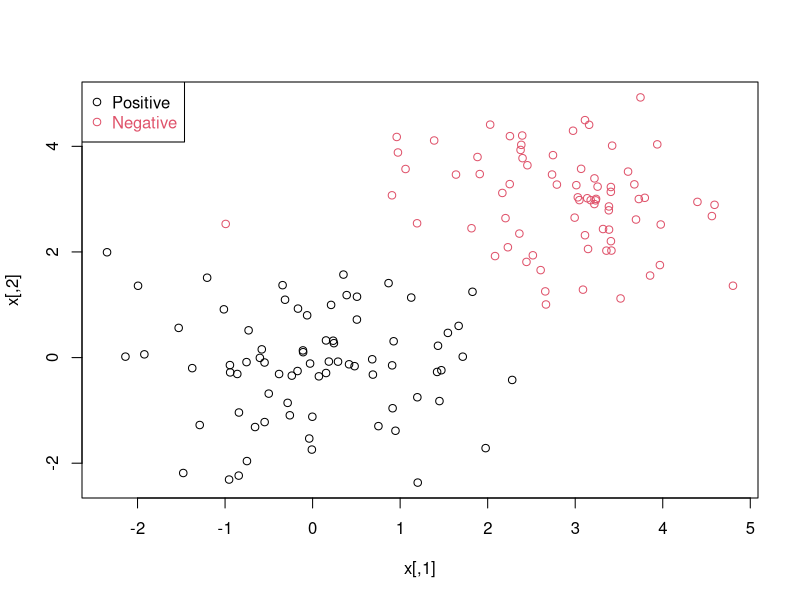
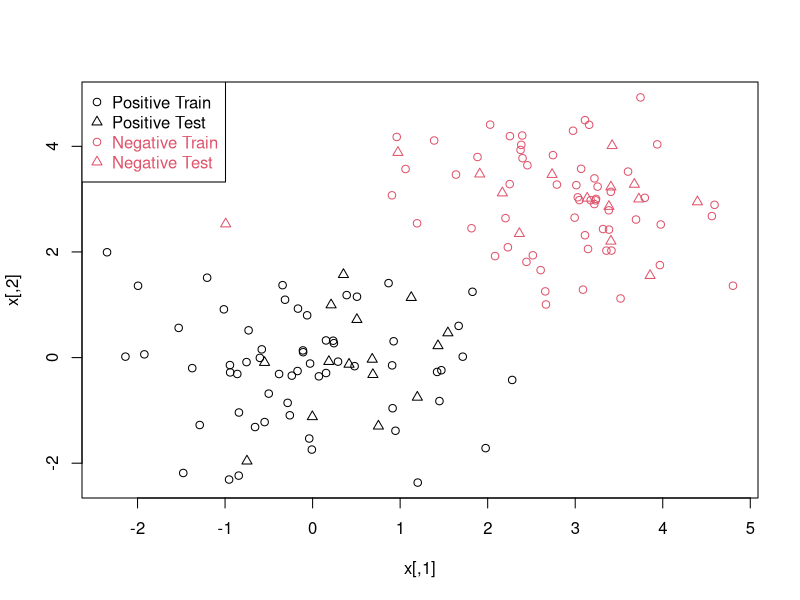

The R script that drew these images, in order:

# setting variables
n <- 150 # number of data points
p <- 2 # dimension
sigma <- 1 # variance of the distribution
meanpos <- 0 # centre of the distribution of positive examples
meanneg <- 3 # centre of the distribution of negative examples
npos <- round(n/2) # number of positive examples
nneg <- n-npos # number of negative examples

# Generate the positive and negative examples
xpos <- matrix(rnorm(npos*p,mean=meanpos,sd=sigma),npos,p)
xneg <- matrix(rnorm(nneg*p,mean=meanneg,sd=sigma),npos,p)
x <- rbind(xpos,xneg)

# Generate the labels
y <- matrix(c(rep(1,npos),rep(-1,nneg)))

# Visualize the data
plot(x,col=ifelse(y>0,1,2))
legend("topleft",c('Positive','Negative'),col=seq(2),pch=1,text.col=seq(2))

# training the data
ntrain <- round(n*0.8) # number of training examples
tindex <- sample(n,ntrain) # indices of training samples
xtrain <- x[tindex,]
xtest <- x[-tindex,]
ytrain <- y[tindex]
ytest <- y[-tindex]
istrain=rep(0,n)
istrain[tindex]=1

# Visualize
plot(x,col=ifelse(y>0,1,2),pch=ifelse(istrain==1,1,2))
legend("topleft",c('Positive Train','Positive Test','Negative Train','Negative Test'),col=c(1,1,2,2), pch=c(1,2,1,2), text.col=c(1,1,2,2))

